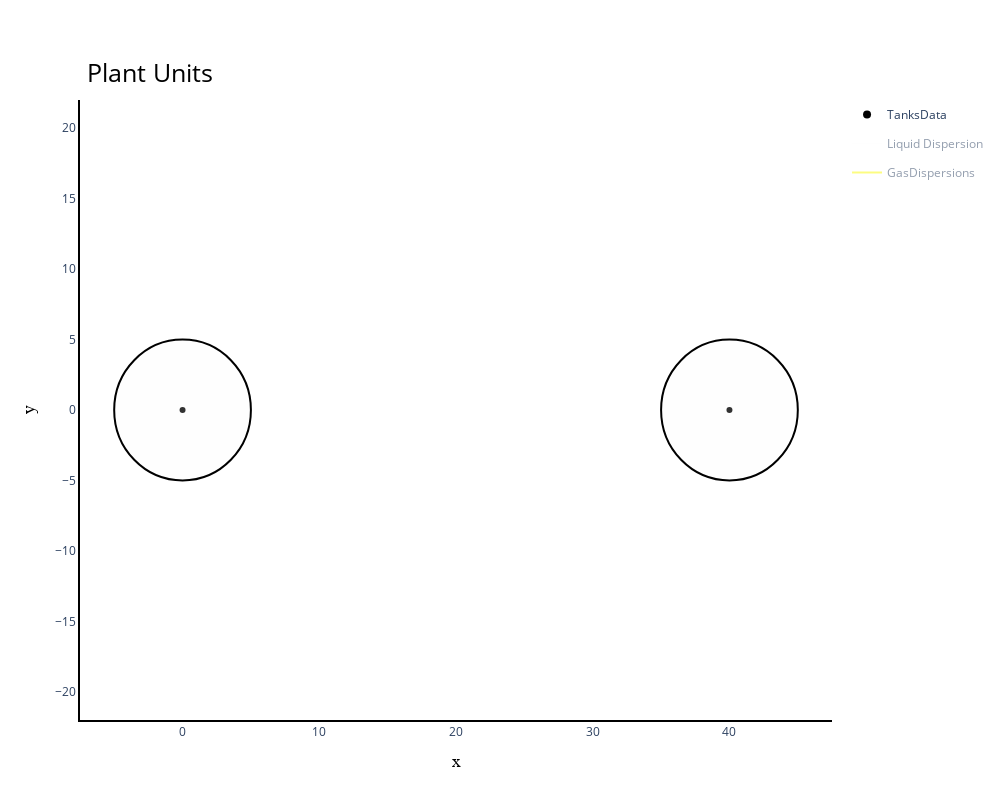

Notebook code cell kept with this figure:
### Code cell
#Plot the model
opr.Plot.Plotly.PlotUnits2D(PlotMode=1)

### Figure 1 — Plotly figure (JSON) as saved in the notebook; plotly's stock layout.template omitted (floating-point values rounded to 4 significant figures)
{"data": [{"hoverinfo": "text", "hoverlabel": {"bgcolor": "rgba(0, 0, 0, 1)", "bordercolor": "rgba(255, 0, 0, 1)", "font": {"color": "rgba(255, 255, 255, 1)", "family": "Balto", "size": 14}}, "hovertext": "ONGStorage (tag= 1) and Substance= Butene (tag= 1)<br><br>Diameter= 10 \t <br>Damage Source= None \t <br>with Damage SourceTag= None \t <br>Damage Level= None, Damage Source Type= None, Damage Source Dose= None<br><br><br><br><br><br>", "legendgroup": "TanksData", "marker": {"color": "rgba(0, 0, 0,1)"}, "mode": "markers", "name": "TanksData", "showlegend": false, "type": "scatter", "x": [0], "y": [0]}, {"hoverinfo": "text", "hoverlabel": {"bgcolor": "rgba(0, 0, 0, 1)", "bordercolor": "rgba(255, 0, 0, 1)", "font": {"color": "rgba(255, 255, 255, 1)", "family": "Balto", "size": 14}}, "hovertext": "ONGStorage (tag= 2) and Substance= Butene (tag= 1)<br><br>Diameter= 10 \t <br>Damage Source= None \t <br>with Damage SourceTag= None \t <br>Damage Level= None, Damage Source Type= None, Damage Source Dose= None<br><br><br><br><br><br>", "legendgroup": "TanksData", "marker": {"color": "rgba(0, 0, 0,1)"}, "mode": "markers", "name": "TanksData", "showlegend": false, "type": "scatter", "x": [40], "y": [0]}, {"legendgroup": "TanksData", "marker": {"color": "rgba(0, 0, 0,1)", "size": 8}, "mode": "markers", "name": "TanksData", "showlegend": true, "type": "scatter", "x": [null], "y": [null]}, {"legendgroup": "Liquid Dispersion", "line": {"color": "rgba(1, 1, 1,0.01)"}, "mode": "lines", "name": "Liquid Dispersion", "showlegend": true, "type": "scatter", "visible": "legendonly", "x": [null], "y": [null]}, {"legendgroup": "GasDispersions", "line": {"color": "rgba(250, 250, 5,1)"}, "mode": "lines", "name": "GasDispersions", "showlegend": true, "type": "scatter", "visible": "legendonly", "x": [null], "y": [null]}], "layout": {"height": 800, "plot_bgcolor": "white", "shapes": [{"fillcolor": "rgba(250, 250, 250,0.2)", "line": {"color": "rgba(0, 0, 0,1)"}, "name": "ONGStorage", "type": "circle", "x0": -5, "x1": 5, "xref": "x", "y0": -5, "y1": 5, "yref": "y"}, {"fillcolor": "rgba(250, 250, 250,0.2)", "line": {"color": "rgba(0, 0, 0,1)"}, "name": "ONGStorage", "type": "circle", "x0": 35, "x1": 45, "xref": "x", "y0": -5, "y1": 5, "yref": "y"}], "showlegend": true, "title": {"font": {"color": "black", "size": 25}, "text": "Plant Units", "x": 0.15, "xanchor": "center", "y": 0.92, "yanchor": "top"}, "width": 1000, "xaxis": {"linecolor": "black", "linewidth": 2, "range": [-7.5, 47.5], "showline": true, "title": {"font": {"color": "black", "family": "Courier", "size": 18}, "text": "x"}}, "yaxis": {"linecolor": "black", "linewidth": 2, "range": [-22, 22], "showline": true, "title": {"font": {"color": "black", "family": "Courier", "size": 18}, "text": "y"}}}}
